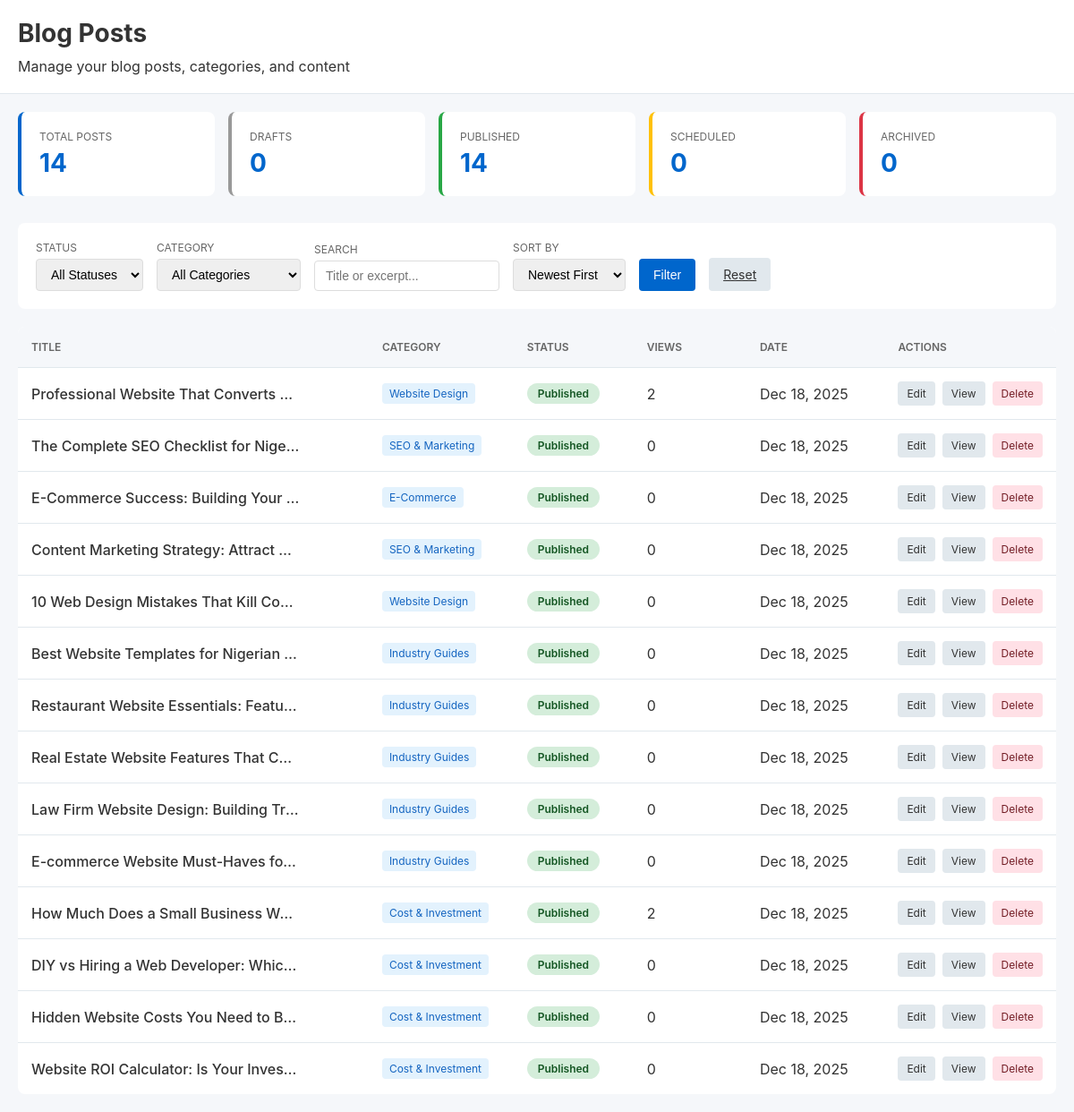
The page /admin/blog/index.php on the database as committed earlier.
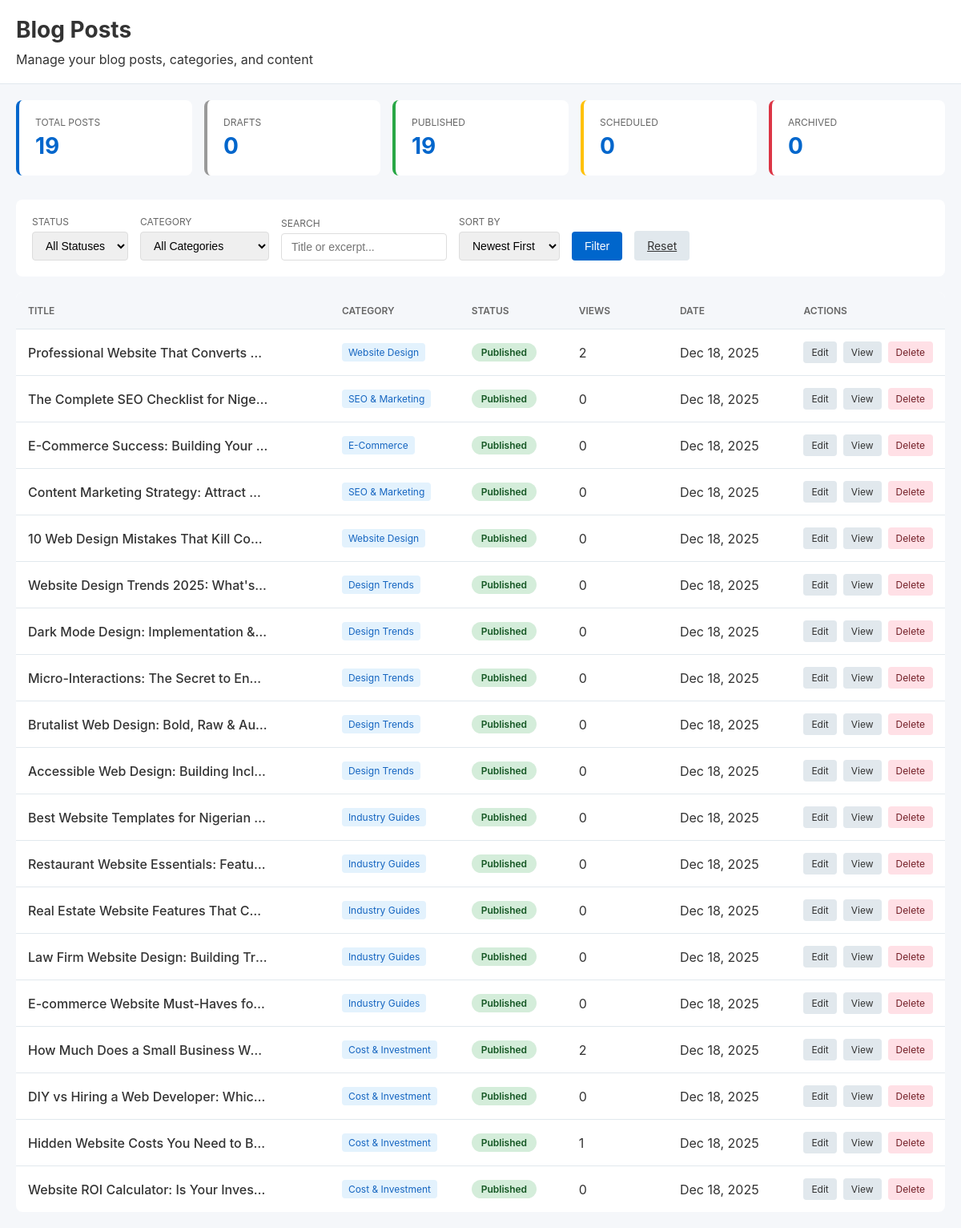
The same page on the database as committed later.
### tables this page shows
CREATE TABLE blog_posts (
                    id INTEGER PRIMARY KEY AUTOINCREMENT,
                    title TEXT NOT NULL,
                    slug TEXT NOT NULL UNIQUE,
                    excerpt TEXT,
                    featured_image TEXT,
                    featured_image_alt TEXT,
                    category_id INTEGER,
                    author_name TEXT DEFAULT 'WebDaddy Team',
                    author_avatar TEXT,
                    status TEXT DEFAULT 'draft' CHECK(status IN ('draft', 'published', 'scheduled', 'archived')),
                    publish_date DATETIME,
                    reading_time_minutes INTEGER DEFAULT 5,
                    meta_title TEXT,
                    meta_description TEXT,
                    canonical_url TEXT,
                    focus_keyword TEXT,
                    seo_score INTEGER DEFAULT 0,
                    og_title TEXT,
                    og_description TEXT,
                    og_image TEXT,
                    twitter_title TEXT,
                    twitter_description TEXT,
                    twitter_image TEXT,
                    view_count INTEGER DEFAULT 0,
                    share_count INTEGER DEFAULT 0,
                    primary_template_id INTEGER,
                    show_affiliate_ctas INTEGER DEFAULT 1,
                    created_at DATETIME DEFAULT CURRENT_TIMESTAMP,
                    updated_at DATETIME DEFAULT CURRENT_TIMESTAMP,
                    FOREIGN KEY (category_id) REFERENCES blog_categories(id) ON DELETE SET NULL
                );

CREATE TABLE blog_categories (
                    id INTEGER PRIMARY KEY AUTOINCREMENT,
                    name TEXT NOT NULL,
                    slug TEXT NOT NULL UNIQUE,
                    description TEXT,
                    meta_title TEXT,
                    meta_description TEXT,
                    parent_id INTEGER DEFAULT NULL,
                    display_order INTEGER DEFAULT 0,
                    is_active INTEGER DEFAULT 1,
                    created_at DATETIME DEFAULT CURRENT_TIMESTAMP,
                    updated_at DATETIME DEFAULT CURRENT_TIMESTAMP,
                    FOREIGN KEY (parent_id) REFERENCES blog_categories(id) ON DELETE SET NULL
                );

### includes/blog/BlogPost.php (called while the page is built, shortened)
<?php
class BlogPost
{
    protected $db;
    public function __construct($db)
    {
        $this->db = $db;
    }
    public function getAllCount($status = null)
    {
        if ($status) {
            $stmt = $this->db->prepare("SELECT COUNT(*) FROM blog_posts WHERE status = ?");
            $stmt->execute([$status]);
        } else {
            $stmt = $this->db->query("SELECT COUNT(*) FROM blog_posts");
        }
        return (int)$stmt->fetchColumn();
    }
}

### admin/blog/index.php (the view, shortened to what this page needs)
<?php
require_once __DIR__ . '/../../includes/functions.php';
require_once __DIR__ . '/../../includes/blog/BlogPost.php';
$db = getDb();
$blogPost = new BlogPost($db);
$search = $_GET['search'] ?? '';
$sortBy = $_GET['sort'] ?? 'date';
$page = isset($_GET['page']) ? max(1, (int)$_GET['page']) : 1;
$perPage = 20;
$where = [];
$params = [];
$orderBy = 'p.created_at DESC';
switch ($sortBy) {
    case 'date':
    default:
        $orderBy = 'p.created_at DESC';
        break;
}
$offset = ($page - 1) * $perPage;
$sql = "
    SELECT p.*, c.name as category_name, c.slug as category_slug
    FROM blog_posts p
    LEFT JOIN blog_categories c ON p.category_id = c.id
    WHERE " . (empty($where) ? "1=1" : implode(" AND ", $where)) . "
    ORDER BY $orderBy
    LIMIT ? OFFSET ?
";
$params[] = $perPage;
$params[] = $offset;
$stmt = $db->prepare($sql);
$stmt->execute($params);
$posts = $stmt->fetchAll(PDO::FETCH_ASSOC);
$allCount = $blogPost->getAllCount();
$draftCount = $blogPost->getAllCount('draft');
$publishedCount = $blogPost->getAllCount('published');
$scheduledCount = $blogPost->getAllCount('scheduled');
$archivedCount = $blogPost->getAllCount('archived');
$pageTitle = 'Blog Posts';
?>
<!DOCTYPE html>
<html lang="en">
<head>
</head>
<body>
    <div class="header">
        <h1><?php echo htmlspecialchars($pageTitle); ?></h1>
        <p>Manage your blog posts, categories, and content</p>
    </div>
    <div class="container">
        <div class="stats-grid">
            <div class="stat-card">
                <div class="stat-label">Total Posts</div>
                <div class="stat-value"><?php echo $allCount; ?></div>
            </div>
            <div class="stat-card draft">
                <div class="stat-label">Drafts</div>
                <div class="stat-value"><?php echo $draftCount; ?></div>
            </div>
            <div class="stat-card published">
                <div class="stat-label">Published</div>
                <div class="stat-value"><?php echo $publishedCount; ?></div>
            </div>
            <div class="stat-card scheduled">
                <div class="stat-label">Scheduled</div>
                <div class="stat-value"><?php echo $scheduledCount; ?></div>
            </div>
            <div class="stat-card archived">
                <div class="stat-label">Archived</div>
                <div class="stat-value"><?php echo $archivedCount; ?></div>
            </div>
        </div>
        <div class="filters">
            <form method="GET" style="display: flex; gap: 15px; flex-wrap: wrap; align-items: flex-end; width: 100%;">
                <div class="filter-group">
                    <label for="status">Status</label>
                    <select name="status" id="status">
                        <option value="all">All Statuses</option>
                    </select>
                </div>
                <div class="filter-group">
                    <label for="category">Category</label>
                    <select name="category" id="category">
                        <option value="all">All Categories</option>
                    </select>
                </div>
                <div class="filter-group">
                    <label for="search">Search</label>
                    <input type="text" name="search" id="search" placeholder="Title or excerpt..." value="<?php echo htmlspecialchars($search); ?>">
                </div>
                <div class="filter-group">
                    <label for="sort">Sort By</label>
                    <select name="sort" id="sort">
                        <option value="date" <?php echo $sortBy === 'date' ? 'selected' : ''; ?>>Newest First</option>
                    </select>
                </div>
                <button type="submit" class="btn btn-primary">Filter</button>
                <a href="index.php" class="btn btn-secondary">Reset</a>
            </form>
        </div>
        <div class="table-container">
            <?php if (empty($posts)): ?>
                <div class="empty-state">
                    <h3>No posts found</h3>
                    <p>Try adjusting your filters or create a new post to get started.</p>
                    <a href="editor.php" class="btn btn-primary">Create New Post</a>
                </div>
            <?php else: ?>
                <table>
                    <thead>
                        <tr>
                            <th style="width: 35%;">Title</th>
                            <th style="width: 15%;">Category</th>
                            <th style="width: 12%;">Status</th>
                            <th style="width: 12%;">Views</th>
                            <th style="width: 15%;">Date</th>
                            <th style="width: 11%;">Actions</th>
                        </tr>
                    </thead>
                    <tbody>
                        <?php foreach ($posts as $post): ?>
                            <tr>
                                <td>
                                    <div class="title-cell" title="<?php echo htmlspecialchars($post['title']); ?>">
                                        <?php echo htmlspecialchars($post['title']); ?>
                                    </div>
                                </td>
                                <td>
                                    <?php if ($post['category_name']): ?>
                                        <span class="category-badge"><?php echo htmlspecialchars($post['category_name']); ?></span>
                                    <?php else: ?>
                                        <span style="color: #999;">—</span>
                                    <?php endif; ?>
                                </td>
                                <td>
                                    <span class="status-badge status-<?php echo htmlspecialchars($post['status']); ?>">
                                        <?php echo ucfirst(htmlspecialchars($post['status'])); ?>
                                    </span>
                                </td>
                                <td><?php echo number_format($post['view_count']); ?></td>
                                <td><?php echo date('M d, Y', strtotime($post['created_at'])); ?></td>
                                <td>
                                    <div class="actions">
                                        <a href="editor.php?post_id=<?php echo $post['id']; ?>">Edit</a>
                                        <a href="/blog/<?php echo htmlspecialchars($post['slug']); ?>/" target="_blank">View</a>
                                        <a href="#" class="delete" onclick="if(confirm('Delete this post?')) location.href='#delete-post-<?php echo $post['id']; ?>'; return false;">Delete</a>
                                    </div>
                                </td>
                            </tr>
                        <?php endforeach; ?>
                    </tbody>
                </table>
            <?php endif; ?>
        </div>
    </div>
</body>
</html>

### admin/blog/index.php (style rules this page uses)
* { margin: 0; padding: 0; box-sizing: border-box; }
body { font-family: -apple-system, BlinkMacSystemFont, 'Segoe UI', Roboto, Oxygen, Ubuntu, Cantarell, sans-serif; background: #f5f7fa; color: #333; }
.header { background: white; border-bottom: 1px solid #e1e8ed; padding: 20px; }
.header h1 { font-size: 28px; margin-bottom: 10px; }
.container { max-width: 1400px; margin: 0 auto; padding: 20px; }
.stats-grid { display: grid; grid-template-columns: repeat(auto-fit, minmax(150px, 1fr)); gap: 15px; margin-bottom: 30px; }
.stat-card { background: white; padding: 20px; border-radius: 8px; border-left: 4px solid #0066cc; }
.stat-card.draft { border-left-color: #999; }
.stat-card.published { border-left-color: #28a745; }
.stat-card.scheduled { border-left-color: #ffc107; }
.stat-card.archived { border-left-color: #dc3545; }
.stat-label { font-size: 12px; color: #666; text-transform: uppercase; }
.stat-value { font-size: 28px; font-weight: bold; color: #0066cc; margin-top: 5px; }
.filters { background: white; padding: 20px; border-radius: 8px; margin-bottom: 20px; display: flex; gap: 15px; flex-wrap: wrap; align-items: flex-end; }
.filter-group { display: flex; flex-direction: column; }
.filter-group label { font-size: 12px; color: #666; margin-bottom: 5px; text-transform: uppercase; }
.filter-group input, .filter-group select { padding: 8px 12px; border: 1px solid #ddd; border-radius: 4px; font-size: 14px; }
.btn { padding: 10px 16px; border: none; border-radius: 4px; font-size: 14px; cursor: pointer; transition: all 0.2s; }
.btn-primary { background: #0066cc; color: white; }
.btn-secondary { background: #e1e8ed; color: #333; }
.table-container { background: white; border-radius: 8px; overflow: hidden; }
table { width: 100%; border-collapse: collapse; }
thead { background: #f5f7fa; }
th { padding: 15px; text-align: left; font-weight: 600; font-size: 12px; text-transform: uppercase; color: #666; }
td { padding: 15px; border-top: 1px solid #e1e8ed; }
.status-badge { display: inline-block; padding: 4px 12px; border-radius: 12px; font-size: 12px; font-weight: 600; }
.status-published { background: #d4edda; color: #155724; }
.title-cell { font-weight: 500; max-width: 300px; overflow: hidden; text-overflow: ellipsis; white-space: nowrap; }
.category-badge { background: #e3f2fd; color: #1565c0; padding: 4px 8px; border-radius: 4px; font-size: 12px; }
.category-badge { display: inline-block; }
.actions { display: flex; gap: 8px; }
.actions a { padding: 6px 10px; border-radius: 4px; background: #e1e8ed; color: #333; text-decoration: none; font-size: 12px; transition: all 0.2s; }
.actions a.delete { background: #ffe0e6; color: #721c24; }

Rows that differ between the two databases and show on the page:
added blog_posts: title "Website Design Trends 2025: What's…", category.name "Design Trends", status "Published", view_count "0", created_at "Dec 18, 2025"
added blog_posts: title "Dark Mode Design: Implementation &…", category.name "Design Trends", status "Published", view_count "0", created_at "Dec 18, 2025"
added blog_posts: title "Micro-Interactions: The Secret to En…", category.name "Design Trends", status "Published", view_count "0", created_at "Dec 18, 2025"
added blog_posts: title "Brutalist Web Design: Bold, Raw & Au…", category.name "Design Trends", status "Published", view_count "0", created_at "Dec 18, 2025"
added blog_posts: title "Accessible Web Design: Building Incl…", category.name "Design Trends", status "Published", view_count "0", created_at "Dec 18, 2025"
changed blog_posts "Hidden Website Costs You Need to B…": view_count "0" → "1"
Other text that changed with them:
$allCount: "14" → "19"
$publishedCount: "14" → "19"
